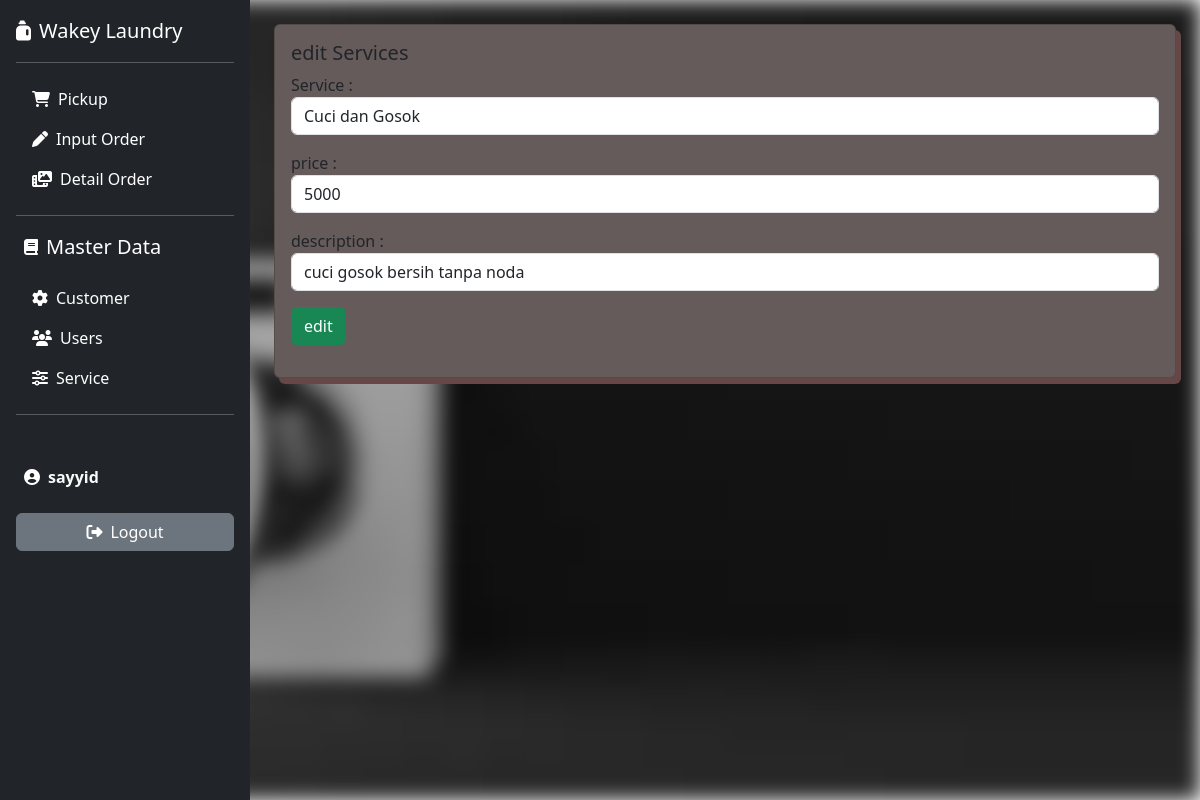
Screenshot of /home.php?page=tambah-service&edit=7 (signed in) with the database file from the repository.
### tables this page shows
CREATE TABLE `type_of_service` (
  `id` int(11) NOT NULL,
  `service_name` varchar(50) NOT NULL,
  `price` int(11) NOT NULL,
  `description` text NOT NULL,
  `created_at` timestamp NOT NULL DEFAULT current_timestamp(),
  `update_at` timestamp NULL DEFAULT NULL ON UPDATE current_timestamp(),
  `deleted_at` datetime NOT NULL
);

### content/tambah-service.php (the view, shortened to what this page needs)
<?php
$editService = isset($_GET['edit']) ? $_GET['edit'] :'';
$queryEdit = mysqli_query($config, "SELECT * FROM type_of_service WHERE id='$editService'");
$rowEdit = mysqli_fetch_assoc($queryEdit);
?>
<div class="row">
    <div class="col-12">
        <div class="card">
            <div class="card-body">
                <h5 class="card-title"><?php echo isset($rowEdit) ? 'edit' : 'save' ?> Services</h5>
                <form action="" method="post">
                    <div class="mb-3">
                        <label for="">Service :</label>
                        <input type="text" class="form-control" name="service_name"
                            value="<?= isset($rowEdit['service_name']) ? $rowEdit['service_name'] : ''  ?>"
                            placeholder="masukkan pengerjaan " required>
                    </div>
                    <div class="mb-3">
                        <label for="">price :</label>
                        <input type="number" step="any" class="form-control" name="price"
                            value="<?= isset($rowEdit['price']) ? $rowEdit['price'] : ''  ?>"
                            placeholder="masukkan harga /kg" required>
                    </div>
                    <div class="mb-3">
                        <label for="">description :</label>
                        <input type="text" class="form-control" name="description"
                            value="<?= isset($rowEdit['description']) ? $rowEdit['description'] : ''  ?>"
                            placeholder="masukkan deskripsi" required>
                    </div>
                    <div class="mb-3">
                        <input type="submit" class="btn btn-success"
                            name="<?php echo isset($rowEdit) ? 'edit' : 'save' ?>"
                            value="<?php echo isset($rowEdit) ? 'edit' : 'save' ?>">
                    </div>
                </form>
            </div>
        </div>
    </div>
</div>

### assets/css/style.css (style rules this page uses)
body { position: relative; margin: 0; padding: 0; }
.row .card { background-color: rgb(102, 91, 91); box-shadow: 5px 6px rgb(102, 71, 71); }

### rows the page displays
type_of_service: service_name "Cuci dan Gosok", price "5000", description "cuci gosok bersih tanpa noda"

### other values shown
$name "sayyid"
